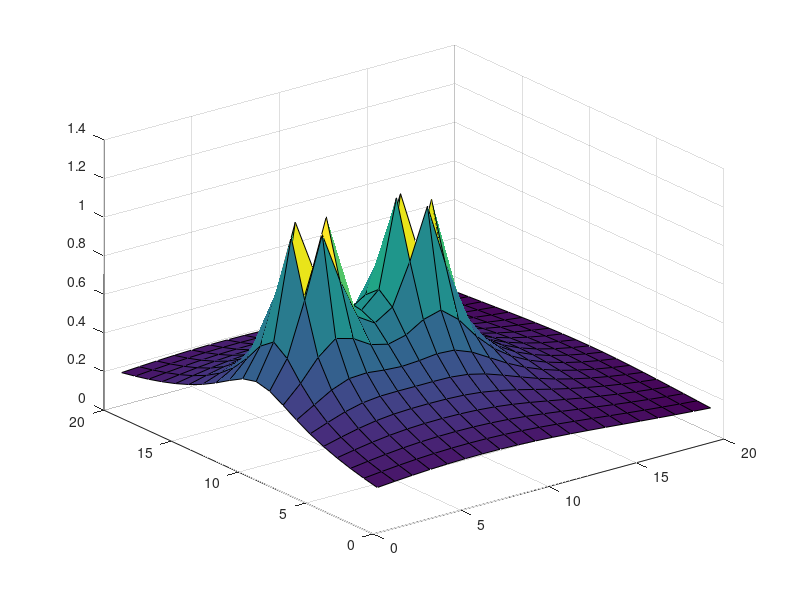

This figure's MATLAB source:
[X,Y] = meshgrid(1:1:20);
Z = 0;
x1 = 4;
y1 = 10;
x2 = 10;
y2 = 10;
Z =Z + 1./sqrt((X-x1).^2+(Y-y1).^2);
Z =Z + 1./sqrt((X-x2).^2+(Y-y2).^2);
surf(X,Y,Z)